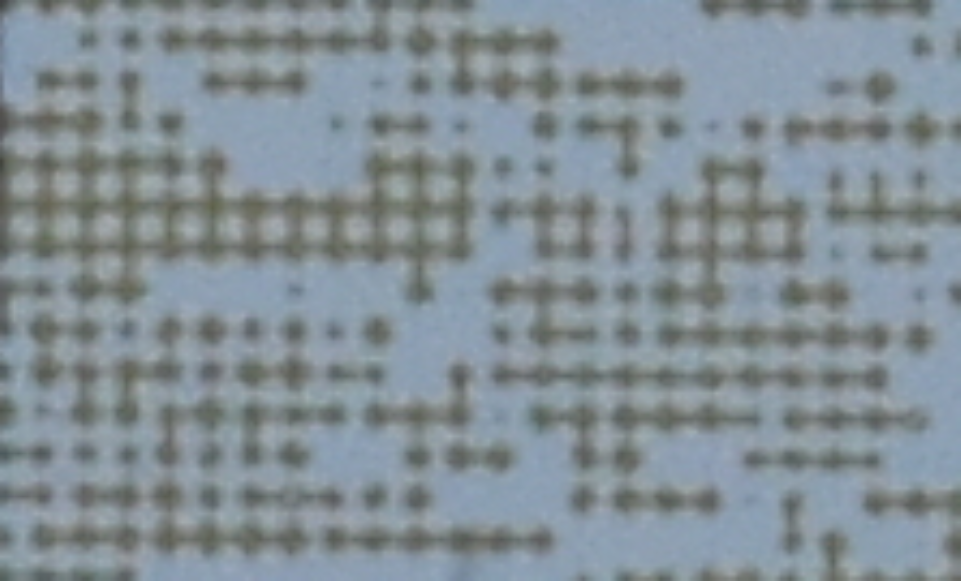
#> input picture region5_camera.tiff, 961 x 581 px
$ jupyter execute --allow-errors 'ML_FinalProject_F20_Lucas Mejia.ipynb'
#> lines starting #> are read from the running program, lines starting #| are printed output that depends on the picture; after the words box and inside, x2 and y2 are one past the last pixel; in counts of white or black regions, pixels touching at a corner belong together
## Segmentation of oil in a microfluidic device

Lucas Mejia (LM34735)

### Executive Summary

In our lab, we have use a simple thresholding method to segment phases in images when using a handheld camera. Can we do better (segment phases more accurately) using a Naive Bayes classifier? I used a Naive Bayes classifier to determine if our current image processing workflow could be enhanced - i.e if we could get better fraction measurements using an NB classifier than from by traditional image processing. I learned that by using the classifier, I do better at segmenting pictures with lightning conditions similar to those I sampled, but worse for other lighting conditions. Most importantly, from visualization of the second segmented image with different light, I identified the probable source of error caused by selective sampling: pixels that are classified as oil but are not oil. They are surrounded by oil and hence appear darker on camera. I speculate these errors may be addressed with machines that incorporate structural relationships/interactions such as neural networks, which is exciting future work for me.

[cell 1]
import numpy as np                        # use nd arrays
import pandas as pd                       # use dataframes
import matplotlib.pyplot as plt           # for plotting
import random                             # for randon numbers
import seaborn as sns                     # for matrix scatter plots
from sklearn.model_selection import train_test_split        # train and test split
import geostatspy.geostats as geostats    # GSLIB methods convert to Python
from sklearn.naive_bayes import GaussianNB                  # naive Bayes model and prediction

### Functions

[cell 2]
#From Pyrcz's github, useful for visualizing the model
def visualize_model(model,xfeature,x_min,x_max,yfeature,y_min,y_max,response,z_min,z_max,title,):# plots the data points and the decision tree prediction
    cmap = plt.cm.plasma
    xplot_step = (x_max - x_min)/300.0; yplot_step = (y_max - y_min)/300.0 # resolution of the model visualization
    xx, yy = np.meshgrid(np.arange(x_min, x_max, xplot_step), # set up the mesh
                     np.arange(y_min, y_max, yplot_step))
    Z = model.predict(np.c_[xx.ravel(), yy.ravel()])      # predict with our trained model over the mesh
    Z = Z.reshape(xx.shape)
    cs = plt.contourf(xx, yy, Z, cmap=cmap,vmin=z_min, vmax=z_max, levels = 50) # plot the predictions
    # add the data values as a colored by response feature scatter plot
    im = plt.scatter(xfeature,yfeature,s=None, c=response, marker=None, cmap=cmap, norm=None, vmin=z_min, vmax=z_max, alpha=0.8, linewidths=0.3, verts=None, edgecolors="black")
    plt.title(title)                                       # add the labels
    plt.xlabel(xfeature.name); plt.ylabel(yfeature.name)
    plt.xlim([x_min,x_max]); plt.ylim([y_min,y_max])
    cbar = plt.colorbar(im, orientation = 'vertical')      # add the color bar
    cbar.set_label(response.name, rotation=270, labelpad=20)
    plt.subplots_adjust(left=0.0, bottom=0.0, right=1.0, top=1.2, wspace=0.2, hspace=0.2)
    return(plt)

#calculate fraction for pixels with integer values
def saturation(image):
    oilpixels=np.count_nonzero(image < 1)
    totalpixels=image.size
    sat = oilpixels/totalpixels
    return sat

#invert binary image
def bin_invert(image):
    inverted=np.where((image==0)|(image==1), image^1, image)
    return inverted

#prepare rgb image (in bgr, which is OpenCV's default format) for model inputting
def prep_image(img):
    b, g, r    = cv2.split(img) # Split the channels to use two of them as predictor features
    b_flat = b.flatten() #flat b_channel
    r_flat = r.flatten() #flat r_channel
    X=np.vstack((r_flat,b_flat))
    X=X.T #Image is now an n x 2 matrix (with the b and r channels)
    return b, g, r, X

### Load Data

[cell 3]
my_data1 = pd.read_csv('oil_pixels.csv')      # import the sampling of oil pixels
#> (reads oil_pixels.csv from the repository)
my_data2 = pd.read_csv('notoil_filtered.csv') # import sampling of notoil pixels: this includes aqueous phase and solid phase
#> (reads notOil_filtered.csv from the repository)
my_data3 = pd.read_csv('notOil2.csv')
#> (reads notOil2.csv from the repository)
my_data4 = pd.read_csv('oilpixels2.csv')
#> (reads oilpixels2.csv from the repository)
allsamples = [my_data2, my_data1, my_data3, my_data4];
df = pd.concat(allsamples)
df.describe().transpose()

I did two rounds of sampling (one round consisted of getting oil pixels, then not-oil pixels in two .csv files), which is why I had four input files.

I sampled 1050 pixels total, about half were oil and half were not-oil.

[cell 4]
x1min=80
x1max=170
x2min=70
x2max=190

### Data Checking and Visualization

[cell 5]
sns.pairplot(df,vars=['r','g','b'],markers='o',hue='phase')
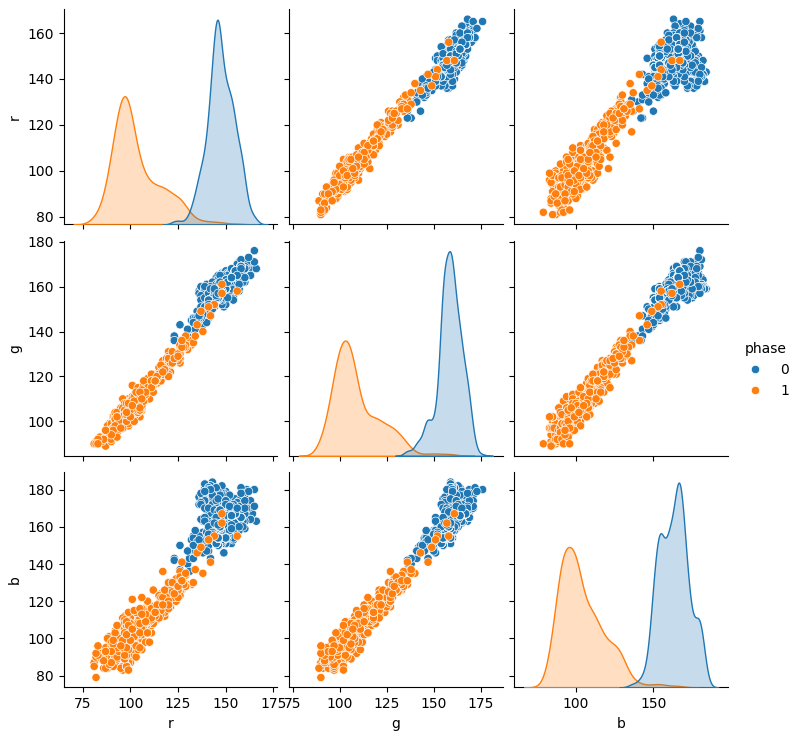
#> figure drawn by matplotlib, 9 panels

Ocular inspection tells me I can segment phases pretty much using any of the bivariate distributions (maybe even univariate). I will use two of the three pixel channels as predictor features for adequate information inclusion and ease of visualization. Extensive feature ranking (using partial correlation, mutual information, and a random forest classifier, not included for brevity but shown in a previous iteration of the project) indicated the blue and red channels had the most information, so I will work with those as predictor features moving forward.

[cell 6]
#split the data (30% for testing, 70% for training)
X_train, X_test, y_train, y_test = train_test_split(df.iloc[:,[0,2]], df.iloc[:,3], test_size=0.3, random_state=100)
y_train = pd.DataFrame({'phase':y_train.values})
y_test = pd.DataFrame({'phase':y_test.values})

[cell 7]
priors = (0.5,0.5)   #naive priors should be ok, since the fraction of phases is also around 50%
gnb = GaussianNB(priors = priors)   # instantiate the GNB using sklearn
GaussianNB_fit = gnb.fit(X_train,y_train['phase'].values) #train the model

y_pred = GaussianNB_fit.predict(np.c_[X_test['r'].values,X_test['b'].values]) # predict over the testing data

[cell 8]
from sklearn.metrics import classification_report
from sklearn.metrics import confusion_matrix
print(classification_report(y_test['phase'].values, y_pred, labels=[0,1]))
print(confusion_matrix(y_test['phase'].values, y_pred))
#looks loke we do quite well for this case, most are correctly classified

The model performed quite well on the testing data, with an f1-score of 99% when classifying both phases. However, recall is slightly lower when predicting phase 1 (oil) than phase 0 (not-oil). This suggests we might get a larger number of not-oil pixels put into the oil class than oil pixels into the not-oil class.

[cell 9]
#visualization of training and testing with model in predictor feature space
plt.subplot(1,2,1)
#> (the rest of this cell did not finish here and is left out)

plt.subplot(1,2,2)
visualize_model(GaussianNB_fit,X_test["r"],x1min,x1max,X_test["b"],x2min,x2max,y_test['phase'],0.0,1.0,'Testing Data and Naive Bayes Model')
plt.subplots_adjust(left=0.0, bottom=0.0, right=3.0, top=1.2, wspace=0.2, hspace=0.2)

The model splits the data at approximately where I expected from ocular inspection of vibariate plots. The two misclassified examples on testing are evident on the plot on the right. From the training visualization, we expect a few more misclassifications when segmenting a real image than those we had during testing.

[cell 10]
import cv2 #load openCV library
#read in images
im = cv2.imread('region5_camera.tiff')
#> im is the input picture: shape (581, 961, 3); mean B, G, R 150.3, 143.5, 132
im_micro = cv2.imread('region5_microscope.tiff')
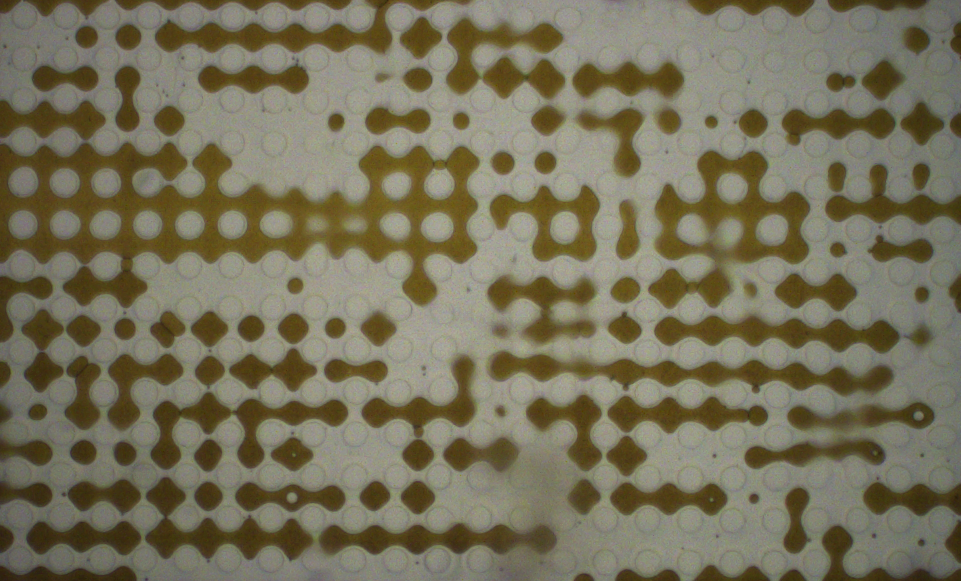
#> input picture region5_microscope.tiff, 961 x 581 px
#> im_micro is the input picture: shape (581, 961, 3); mean B, G, R 90.1, 113.9, 119.4
im_micro_segmented = cv2.imread('region5_microscope_segmented.tiff')
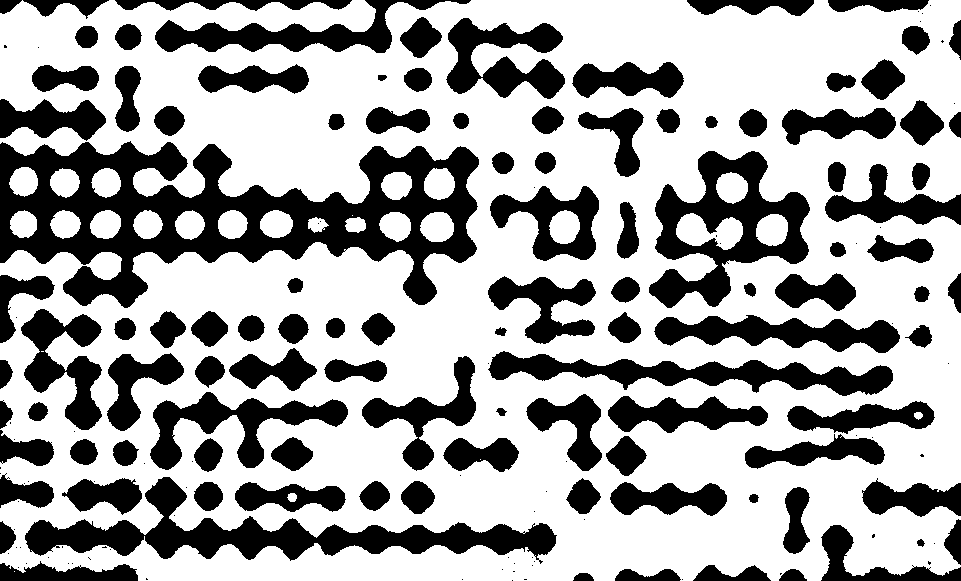
#> input picture region5_microscope_segmented.tiff, 961 x 581 px
#> im_micro_segmented is the input picture: shape (581, 961, 3); 65.2% white; 176 black regions (69 under 20 px), largest, box (x1, y1, x2, y2) and area: (0, 141, 479, 308) 34647, (25, 477, 557, 564) 13480, (649, 151, 810, 308) 10631
sat_tru = 34.783

print (type(im))
#| <class 'numpy.ndarray'>
print(im.shape)
#| (581, 961, 3)

Here we loaded an image to use the classifier on (region5_camera.tif) and another image which captured the same region but using microscopy (region5_microscope.tif). The segmented version of the latter (region5_microscope_segmented.tif) was also uploaded and will be used as a 'truth' comparison point. Fraction of the segmented image was calculated by applying Otsu thresholding after image processing on the open source software ImageJ. True oil fraction was 34.783.

[cell 11]
b, g, r, X = prep_image(im) #this function returns each channel as an nxm array and the whole
#> in prep_image, `X=X.T`: X = 558341 pairs, first value 64 to 167, second value 60 to 189
                            #image as an (nxm)x1 vector

[cell 12]
#pass the image to the trained model
segmented_im = GaussianNB_fit.predict(X) #predict using trained model
reshaped=segmented_im.reshape(b.shape[0],b.shape[1]) #reshape the flat vector to a 2D array for display
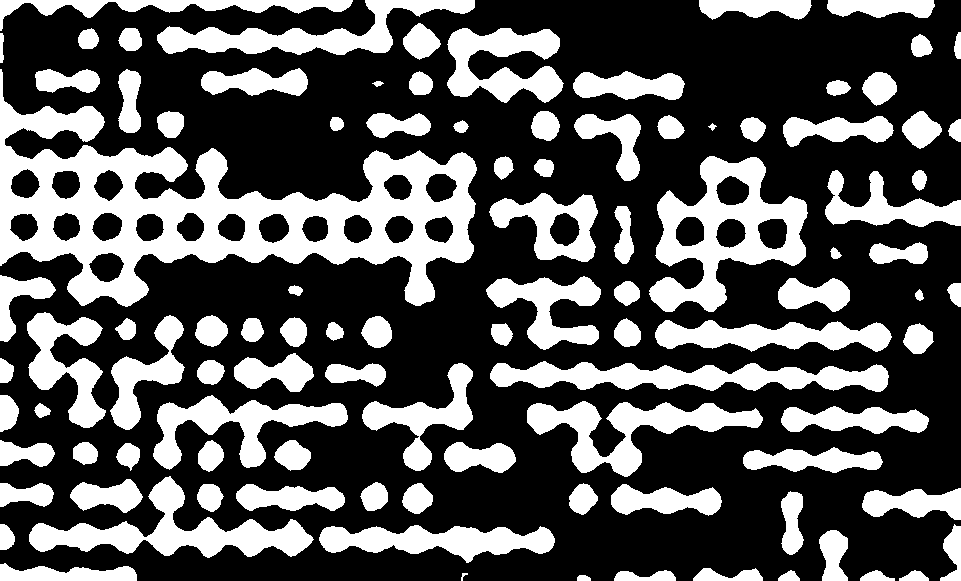
#> reshaped: shape (581, 961) int64; values 0 (black) and 1 (white), 33.7% white; 101 white regions, largest, box (x1, y1, x2, y2) and area: (0, 69, 477, 307) 38334, (649, 156, 808, 312) 10679, (29, 476, 314, 558) 7487
inverted = bin_invert(reshaped)#now let's invert the image so that format is consistent with cv2 thresholding

[cell 13]
#Let's visualize the original images (camera picture, and 'truth' from microscope)
im_rgb = cv2.cvtColor(im, cv2.COLOR_BGR2RGB) #convert to RGB for display
im_micro_rgb = cv2.cvtColor(im_micro, cv2.COLOR_BGR2RGB) #convert to RGB for display

plt.subplot(1,2,1)
plt.imshow(im_rgb)
plt.title('handheld camera')
ax = plt.gca()
ax.axes.xaxis.set_ticks([])
ax.axes.yaxis.set_ticks([])

plt.subplot(1,2,2)
plt.imshow(im_micro_rgb)
plt.title('microscope camera')
ax = plt.gca()
ax.axes.xaxis.set_ticks([])
ax.axes.yaxis.set_ticks([])

plt.subplots_adjust(left=0.0, right=2.0, bottom = 0.0, top = 1, wspace=0.1, hspace=0.1)

We can see the handheld camera image is quite blurry compared to the microscope image. The colors have good spatial correspondence, so hopefully the classifier will work well.

[cell 14]
#segment handheld camera image with otsu using OpenCV library
img2=cv2.imread("region5_camera.tiff",0)
#> img2: shape (581, 961); min 65, max 174, mean 140.8
ret2,otsu = cv2.threshold(img2,0,255,cv2.THRESH_BINARY+cv2.THRESH_OTSU)
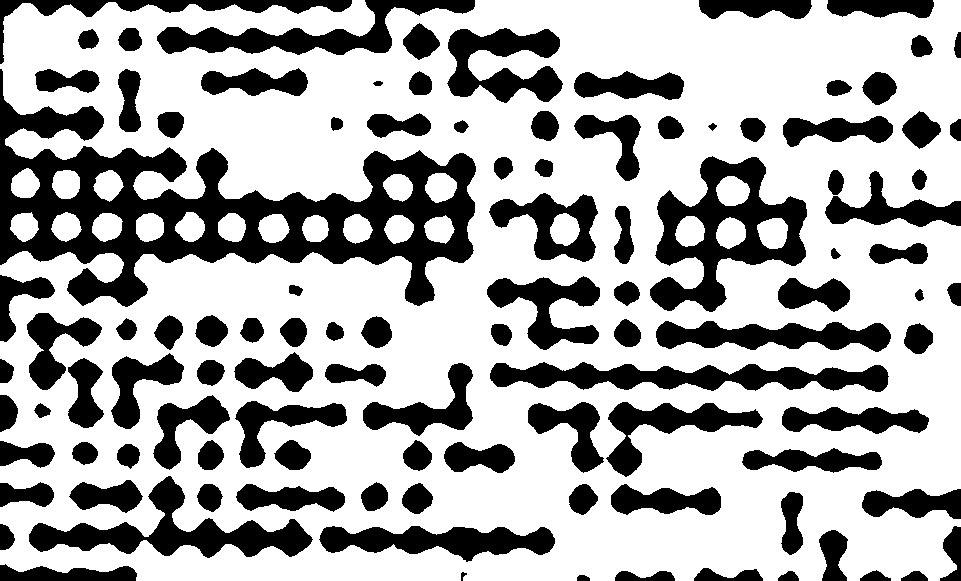
#> otsu: shape (581, 961); 67.7% white; 106 black regions, largest, box (x1, y1, x2, y2) and area: (0, 69, 476, 307) 36321, (650, 156, 807, 312) 10171, (29, 476, 313, 558) 7242
#> ret2 = 134

plt.subplot(1,3,1)
plt.imshow(im_micro_segmented)
plt.title('microscope (true): So= %1.3f' % sat_tru)
ax = plt.gca()
ax.axes.xaxis.set_ticks([])
ax.axes.yaxis.set_ticks([])

plt.subplot(1,3,2)
plt.imshow(inverted, cmap=plt.cm.gray)
plt.title('NB segmented: So= %1.3f' % (100.*saturation(inverted)))
#> in saturation, `oilpixels=np.count_nonzero(image < 1)`: oilpixels = 188264
#> in saturation, `sat = oilpixels/totalpixels`: sat = 0.337
ax = plt.gca()
ax.axes.xaxis.set_ticks([])
ax.axes.yaxis.set_ticks([])

plt.subplot(1,3,3)
plt.imshow(otsu, cmap=plt.cm.gray)
plt.title('Otsu segmented: So= %1.3f' % (100.*saturation(otsu)))
ax = plt.gca()
ax.axes.xaxis.set_ticks([])
ax.axes.yaxis.set_ticks([])

plt.subplots_adjust(left=0.0, right=2.0, bottom = 0.0, top = 0.8, wspace=0.05, hspace=0.01)

The NB classifier performs a little better than the Otsu segmentation, but both are off by very little. Qualitatively, the NB and Otsu segmented look very similar to the microscope image. Interface edges on both (NB and Otsu) look less well defined than than interfaces in the microscope, but that is expected as NB and Otsu were derived off a low resolution images.

[cell 15]
#let's try another photo from another experiment
#read in image, apply NB model, reshape for visualization
region1 = cv2.imread('region1_camera2.tiff')
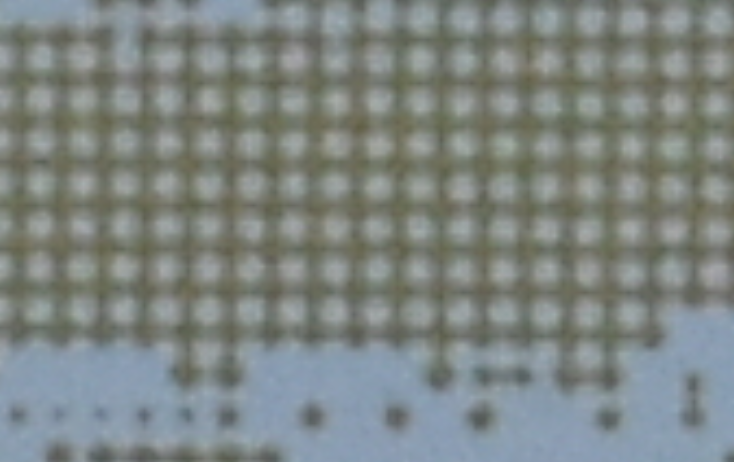
#> input picture region1_camera2.tiff, 734 x 462 px
#> region1 is the input picture: shape (462, 734, 3); mean B, G, R 130.7, 133.6, 126.4
br1, gr1, rr1, Xr1 = prep_image(region1)
#> in prep_image (call 2), `b, g, r    = cv2.split(img)`:
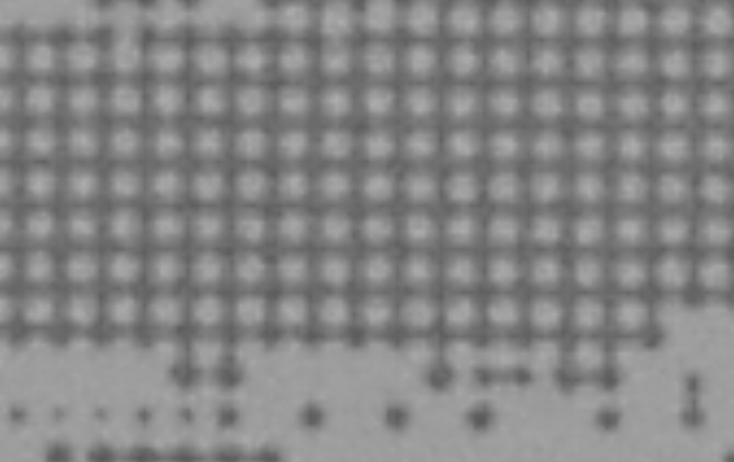
#> g: shape (462, 734); min 88, max 174, mean 133.6
#> in prep_image (call 2), `X=X.T`: X = 339108 pairs, first value 80 to 168, second value 69 to 186
#> Xr1 has the same summary as X in prep_image
segmented_r1 = GaussianNB_fit.predict(Xr1)
reshaped_r1 =segmented_r1.reshape(br1.shape[0],br1.shape[1])
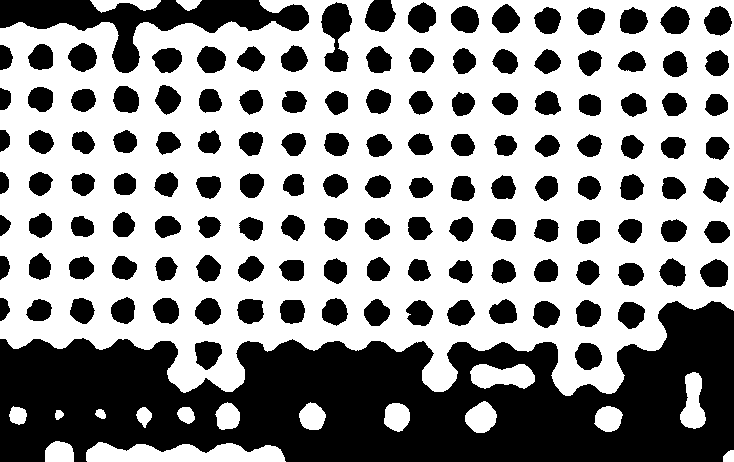
#> reshaped_r1: shape (462, 734) int64; values 0 (black) and 1 (white), 58.4% white; 136 black regions, largest, box (x1, y1, x2, y2) and area: (0, 301, 734, 462) 72049, (0, 0, 309, 73) 7978, (321, 2, 352, 72) 1295
inverted_r1 = bin_invert(reshaped_r1)


region1_rgb = cv2.cvtColor(region1, cv2.COLOR_BGR2RGB) #convert to RGB for display

[cell 16]
im_micro_r1 = cv2.imread('region1_microscope2_bin.tiff') #read in segmented microscope image
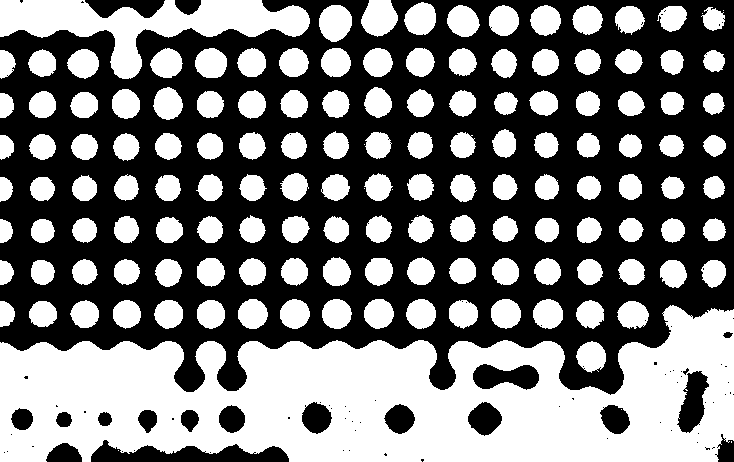
#> input picture region1_microscope2_bin.tiff, 734 x 462 px
#> im_micro_r1 is the input picture: shape (462, 734, 3); 46.1% white; 145 white regions (9 under 20 px), largest, box (x1, y1, x2, y2) and area: (0, 305, 734, 462) 72755, (0, 0, 310, 79) 9801, (361, 0, 398, 37) 1026
sat_tru_reg1=53.855 #true oil fraction of this second microscope image retrieved from ImageJ

#calculate the oil fraction of handheld camera image using Otsu method
img2=cv2.imread("region1_camera2.tiff",0)
#> img2: shape (462, 734); min 86, max 172, mean 131.1
ret2,r1cam = cv2.threshold(img2,0,255,cv2.THRESH_BINARY+cv2.THRESH_OTSU)
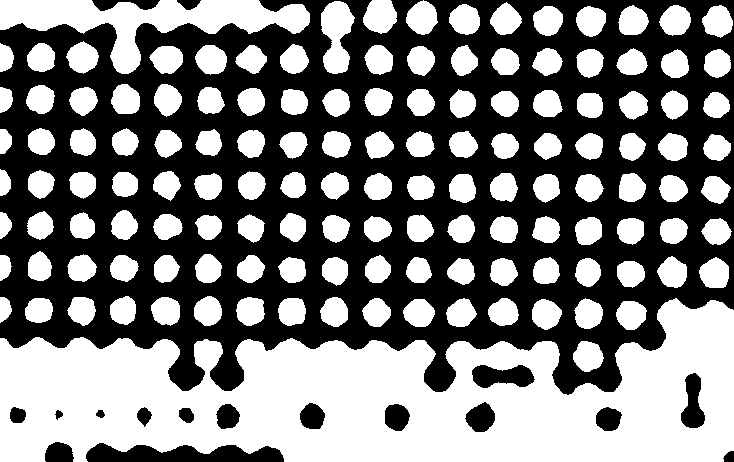
#> r1cam: shape (462, 734); 48.2% white; 135 white regions, largest, box (x1, y1, x2, y2) and area: (0, 298, 734, 462) 75415, (0, 0, 310, 74) 8789, (321, 1, 355, 74) 1638
#> ret2 = 131

plt.subplot(1,3,1)
plt.imshow(im_micro_r1)
plt.title('microscope (true): So= %1.3f' % sat_tru_reg1)
ax = plt.gca()
ax.axes.xaxis.set_ticks([])
ax.axes.yaxis.set_ticks([])

plt.subplot(1,3,2)
plt.imshow(inverted_r1, cmap=plt.cm.gray)
plt.title('NB segmented: So= %1.3f' % (100.*saturation(inverted_r1)))
ax = plt.gca()
ax.axes.xaxis.set_ticks([])
ax.axes.yaxis.set_ticks([])

plt.subplot(1,3,3)
plt.imshow(r1cam, cmap=plt.cm.gray)
plt.title('Otsu segmented: So= %1.3f' % (100.*saturation(r1cam)))
ax = plt.gca()
ax.axes.xaxis.set_ticks([])
ax.axes.yaxis.set_ticks([])

plt.subplots_adjust(left=0.0, right=2.0, bottom = 0.0, top = 0.8, wspace=0.05, hspace=0.01)
